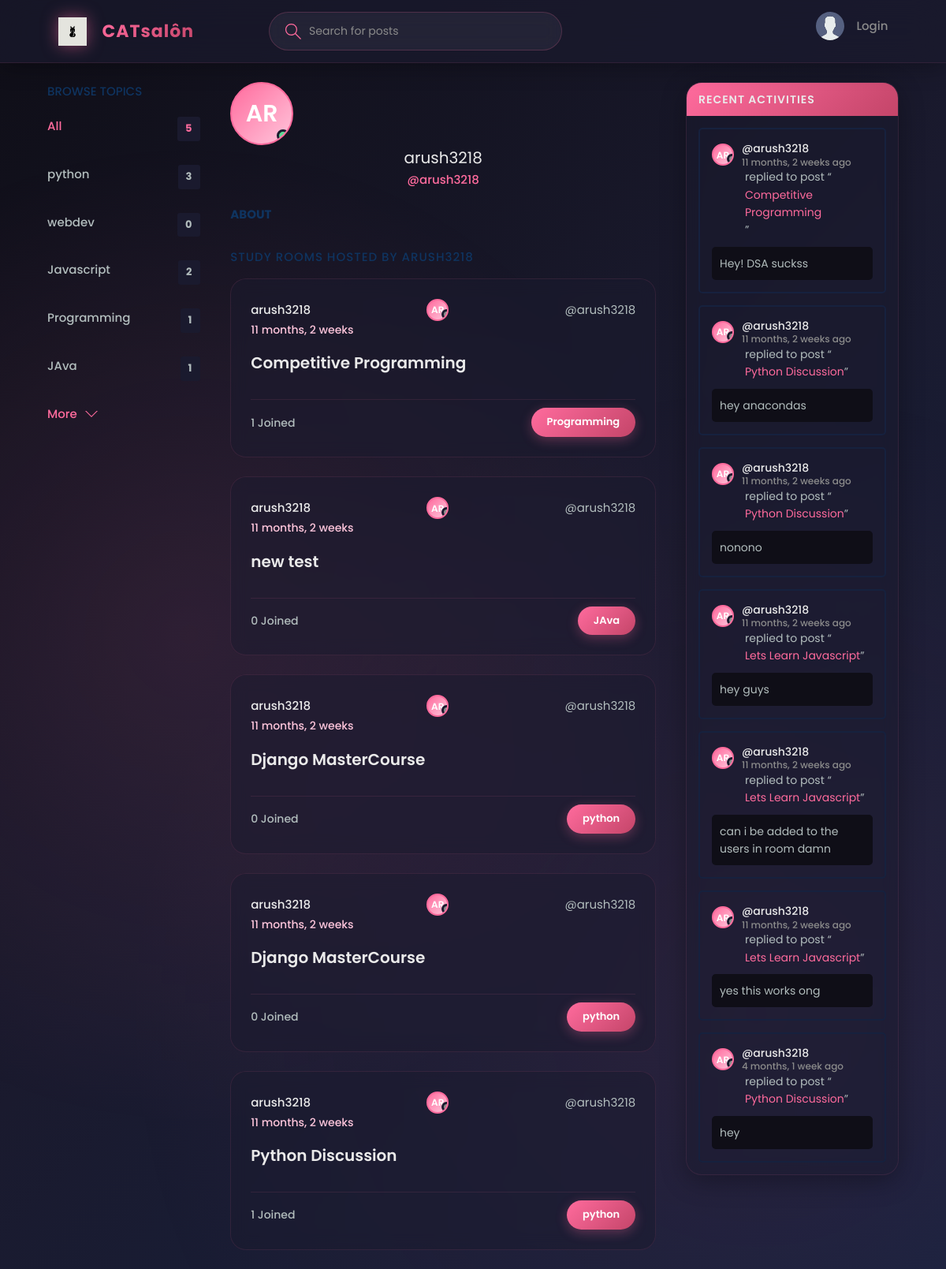
The app's page /profile/1/, older data.
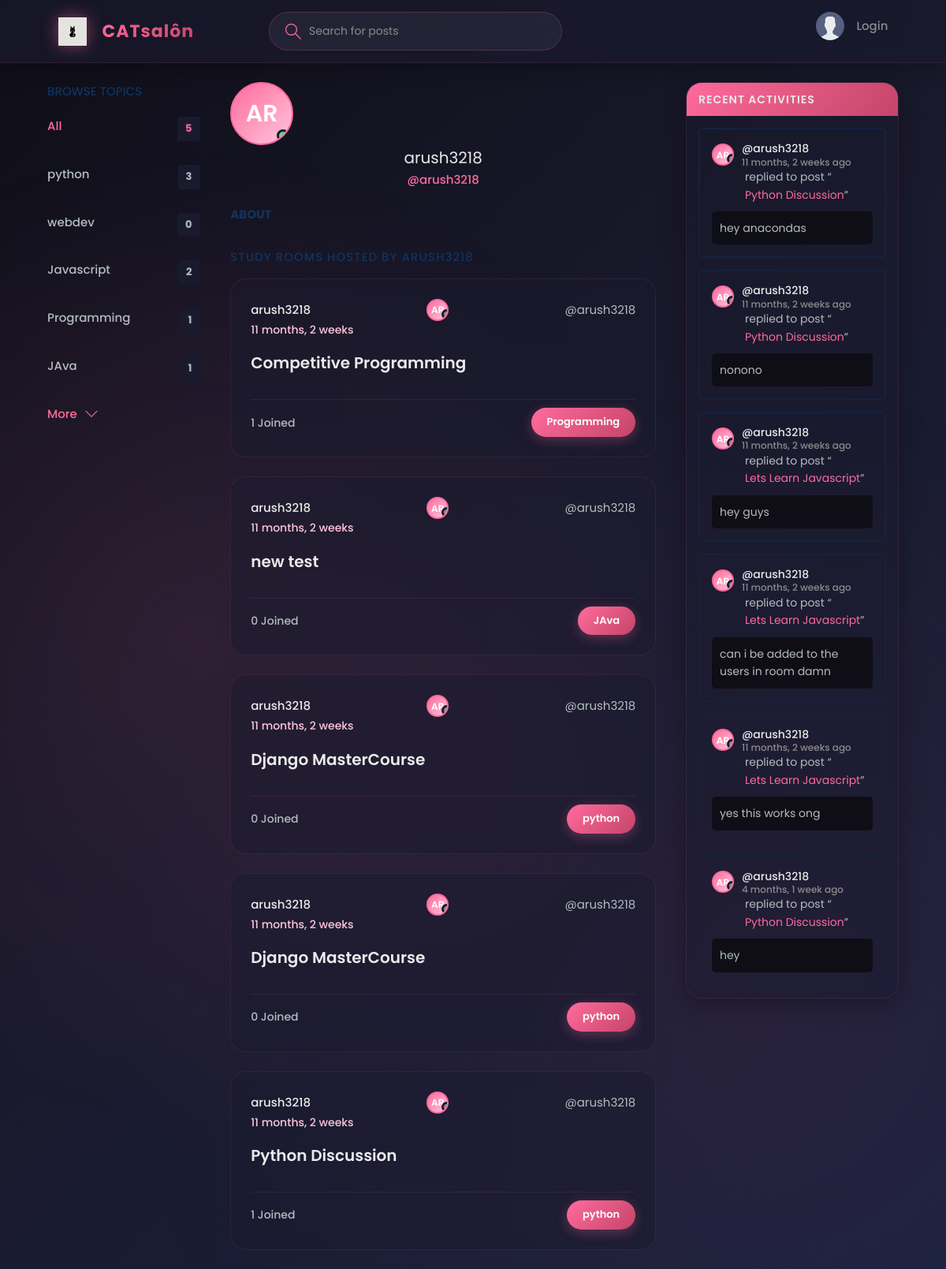
The same page, newer data.
### base/models.py (models this page shows, shortened)
class Topic(models.Model):
    name = models.CharField(max_length=200)

class Room(models.Model):
    host = models.ForeignKey(User, on_delete=models.SET_NULL, null=True)
    topic = models.ForeignKey(Topic, on_delete=models.SET_NULL, null=True)
    name = models.CharField(max_length=200)
    description = models.TextField(null=True, blank=True)
    participants = models.ManyToManyField(User, related_name='participants', blank=True)
    updated = models.DateTimeField(auto_now =True)
    created = models.DateTimeField(auto_now_add=True)
    class Meta:
        ordering = ['-updated', '-created']
    def __str__(self):
        return self.name

class Message(models.Model):
    user = models.ForeignKey(User, on_delete=models.CASCADE)
    room = models.ForeignKey(Room, on_delete=models.CASCADE)
    body = models.TextField()
    updated = models.DateTimeField(auto_now =True)
    created = models.DateTimeField(auto_now_add=True)

### base/views.py (the view)
# urls.py: path('profile/<str:pk>/', views.userProfile, name="user_profile"),
def userProfile(request, pk):
    user = User.objects.get(id=pk)
    rooms = user.room_set.all()
    room_messages = user.message_set.all()
    topics = Topic.objects.all()
    context = {'user': user, 'rooms': rooms,
               'room_messages': room_messages, 'topics': topics}
    return render(request, 'base/profile.html', context)

### base/templates/base/profile.html (shortened to what this page needs)
{% extends 'main.html' %}
{% block content %}
<main class="profile-page layout layout--3">
  <div class="container">
    {% include 'base/topics_component.html' %}
    <div class="roomList">
      <div class="profile">
        <div class="profile__avatar">
          <div class="avatar avatar--large active">
            {{ user.username|slice:":2"|upper }}
          </div>
        </div>
        <div class="profile__info">
          <h3>{{user.username}}</h3>
          <p>@{{user.username}}</p>
        </div>
        <div class="profile__about">
          <h3>About</h3>
        </div>
      </div>
      <div class="roomList__header">
        <div>
          <h2>Study Rooms Hosted by {{user.username}}</a>
          </h2>
        </div>
      </div>
      {% include 'base/feed_component.html' %}
    </div>
    {% include 'base/activity_component.html' %}
  </div>
</main>
{% endblock content %}

### base/templates/base/topics_component.html
<div class="topics">
  <div class="topics__header">
    <h2>Browse Topics</h2>
  </div>
  <ul class="topics__list">
    <li>
      <a href="{% url 'home' %}" class="active"
        >All <span>{{topics.count}}</span></a
      >
    </li>
    <li>{% for topic in topics %}</li>
    <li>
      <a href="{% url 'home' %}?q={{topic.name}}">
        {{ topic.name }}
        <span>{{ topic.room_set.count }}</span>
      </a>
    </li>
    {% endfor %}
  </ul>
  <a class="btn btn--link" href="{% url 'topics' %}">
    More
    <svg
      version="1.1"
      xmlns="http://www.w3.org/2000/svg"
      width="32"
      height="32"
      viewBox="0 0 32 32"
    >
      <title>chevron-down</title>
      <path d="M16 21l-13-13h-3l16 16 16-16h-3l-13 13z"></path>
    </svg>
  </a>
</div>

### base/templates/base/feed_component.html
{% for room in rooms %}
<div class="roomListRoom">
  <div class="roomListRoom__header">
    {% if room.host %}
    <a
      href="{% url 'user_profile' room.host.id %}"
      class="roomListRoom__author"
    >
      {{ room.host.username }}
    </a>
    {% else %}
    <span class="roomListRoom__author">Unknown Host</span>
    {% endif %}
    <div class="avatar avatar--small">
      {{ room.host.username|slice:":2"|upper }}
    </div>
    <span>@{{ room.host.username }}</span>
  </div>
  <div class="roomListRoom__actions">
    <span>{{ room.created|timesince }}</span>
  </div>
  <div class="roomListRoom__content">
    <a href="{% url 'room' room.id %}">{{ room.name }}</a>
  </div>
  <div class="roomListRoom__meta">
    <a href="{% url 'room' room.id %}" class="roomListRoom__joined">
      {{ room.participants.all.count }} Joined
    </a>
    <p class="roomListRoom__topic">{{ room.topic.name }}</p>
  </div>
</div>
{% endfor %}

### base/templates/base/activity_component.html (shortened to what this page needs)
<div class="activities">
  <div class="activities__header">
    <h2>Recent Activities</h2>
  </div>
  {% for message in room_messages %}
  <div class="activities__box">
    <div class="activities__boxHeader roomListRoom__header">
      <a
        href="{% url 'user_profile' message.user.id %}"
        class="roomListRoom__author"
      >
        <div class="avatar avatar--small">
          {{ message.user.username|slice:":2"|upper }}
        </div>
        <p>
          @{{message.user.username}}
          <span>{{message.created|timesince}} ago</span>
        </p>
      </a>
    </div>
    <div class="activities__boxContent">
      <p>
        replied to post “<a href="{% url 'room' message.room.id %}"
          >{{message.room}}</a
        >”
      </p>
      <div class="activities__boxRoomContent">{{message.body}}</div>
    </div>
  </div>
  {% endfor %}
</div>

Row changes from the older to the newer data that the page shows:
removed Message: user.username "AR", user.username "arush3218", created "11 months, 2 weeks", room "Competitive Programming", body "Hey! DSA suckss"
